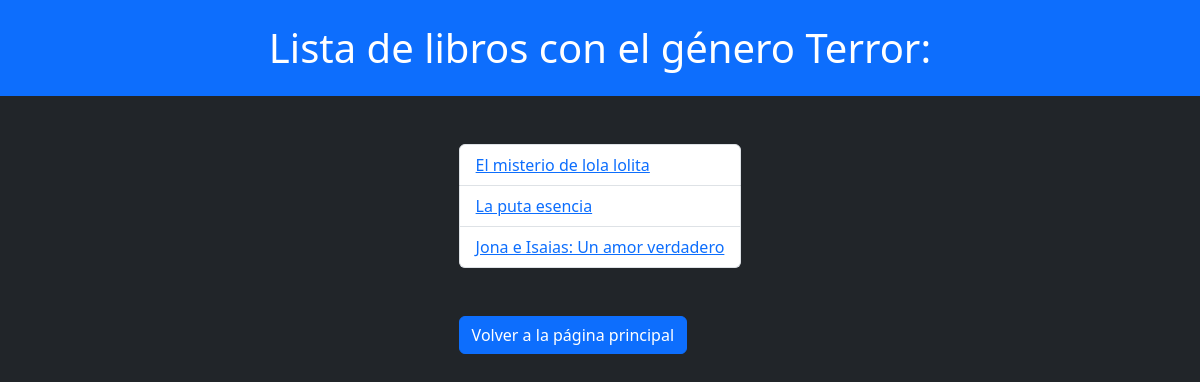
Page /books/generos/Terror/ on the committed database.
### books/models.py (models this page shows, shortened)
class Genre(models.Model):
    name = models.CharField(max_length=50)
    def __str__(self):
        return f"{self.name}"

class Book(models.Model):
    title = models.CharField(max_length=50)
    authors = models.ForeignKey(Author, on_delete=models.CASCADE)
    genre = models.ForeignKey('Genre', on_delete=models.CASCADE)
    publish_date = models.DateTimeField()
    sumary = models.TextField()

### books/views.py (the view)
# urls.py: path("generos/<str:genre_name>/", views.genre_detail, name='genre_detail'),
def genre_detail(request, genre_name):
    genre = get_object_or_404(Genre, name=genre_name)
    libros = Book.objects.filter(genre=genre)
    return render(request, template_name="books/librosgen.html", context={"genre": genre, "libros": libros})

### books/templates/books/librosgen.html (shortened to what this page needs)
<!DOCTYPE html>
<html lang="en">
<head>
    <link href="https://cdn.jsdelivr.net/npm/bootstrap@5.3.3/dist/css/bootstrap.min.css" rel="stylesheet">
</head>
<body class="text-bg-dark">
<h1 class="container-fluid text-center text-bg-primary p-4">Lista de libros con el género {{ genre }}:</h1>
<div class="d-grid mt-5 justify-content-center">
    <ul class="list-group">
        {% for libro in libros %}
            <li class="list-group-item"><a href="{% url 'books:detail' libro.id %}"> {{ libro.title }}</a></li>
        {%  endfor %}
    </ul>
    <a class="mt-5" href="{% url 'books:index' %}"><button class="btn btn-primary" type="button">Volver a la página principal</button></a>
</div>
</body>
</html>

### rows in the picture
Genre: name "Terror"
Book: title "El misterio de lola lolita"
Book: title "La puta esencia"
Book: title "Jona e Isaias: Un amor verdadero"
